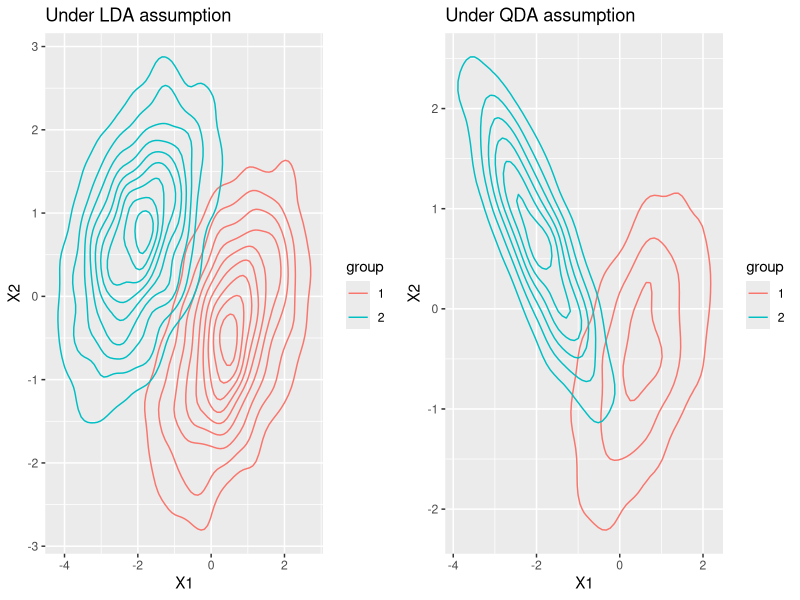

Reproduce this figure in R.
## ---- chunk 1
  if (!require("ggplot2")) install.packages("ggplot2")
  if (!require("MASS")) install.packages("MASS")
  if (!require("grid")) install.packages("grid")
  if (!require("gridExtra")) install.packages("gridExtra")
  
  ########################################
  #### Generate Bivariate Normal Data ####
  ########################################
  set.seed=12345
  bvm=function(m1,m2,sigma1,sigma2,n1,n2){
      d1 <- mvrnorm(n1, mu = m1, Sigma = sigma1 ) 
      d2 <- mvrnorm(n2, mu = m2, Sigma = sigma2 )
      d=rbind(d1,d2)
      colnames(d)=c("X1","X2")
      d=data.frame(d)
      d$group=c(rep("1",n1),rep("2",n2))
      list(data = d)
  }

  m_1 <- c(0.5, -0.5) 
  m_2 <- c(-2, 0.7) 
  sigma_1 <- matrix(c(1,0.5,0.5,1), nrow=2)
  sigma_2 <- matrix(c(0.8,-0.7,-0.7,0.8), nrow=2)

  p1=ggplot(bvm(m_1,m_2,sigma_1,sigma_1,n1=2000,n2=2000)$data, 
      aes(x=X1, y=X2)) + 
      stat_density2d(geom="density2d", aes(color = group),contour=TRUE)+
      ggtitle("Under LDA assumption")
  p2=ggplot(bvm(m_1,m_2,sigma_1,sigma_2,n1=2000,n2=2000)$data, 
      aes(x=X1, y=X2)) + 
      stat_density2d(geom="density2d", aes(color = group),contour=TRUE)+
      ggtitle("Under QDA assumption")
  grid.arrange(p1, p2, ncol = 2)
